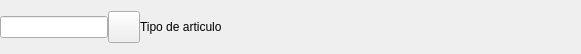
<ui version="4.0" >
 <author></author>
 <comment></comment>
 <exportmacro></exportmacro>
 <class>BusquedaTipoArticuloBase</class>
 <widget class="QWidget" name="BusquedaTipoArticuloBase" >
  <property name="geometry" >
   <rect>
    <x>0</x>
    <y>0</y>
    <width>581</width>
    <height>54</height>
   </rect>
  </property>
  <property name="windowTitle" >
   <string>Form1</string>
  </property>
  <layout class="QHBoxLayout" >
   <property name="margin" >
    <number>0</number>
   </property>
   <property name="spacing" >
    <number>0</number>
   </property>
   <item>
    <widget class="QLineEdit" name="m_codtipo_articulo" >
     <property name="sizePolicy" >
      <sizepolicy>
       <hsizetype>5</hsizetype>
       <vsizetype>0</vsizetype>
       <horstretch>0</horstretch>
       <verstretch>0</verstretch>
      </sizepolicy>
     </property>
    </widget>
   </item>
   <item>
    <widget class="QToolButton" name="mui_buscar" >
     <property name="minimumSize" >
      <size>
       <width>32</width>
       <height>32</height>
      </size>
     </property>
     <property name="text" >
      <string/>
     </property>
     <property name="icon" >
      <iconset resource="../../bulmages-recursos-graficos.qrc" >:/Genericos32x32/images/pendientes/i_find.png</iconset>
     </property>
    </widget>
   </item>
   <item>
    <widget class="QLabel" name="m_desctipo_articulo" >
     <property name="sizePolicy" >
      <sizepolicy>
       <hsizetype>7</hsizetype>
       <vsizetype>5</vsizetype>
       <horstretch>0</horstretch>
       <verstretch>0</verstretch>
      </sizepolicy>
     </property>
     <property name="text" >
      <string>Tipo de articulo</string>
     </property>
    </widget>
   </item>
  </layout>
 </widget>
 <layoutdefault spacing="0" margin="0" />
 <pixmapfunction></pixmapfunction>
 <resources>
  <include location="../../bulmages-recursos-graficos.qrc" />
 </resources>
 <connections/>
</ui>
